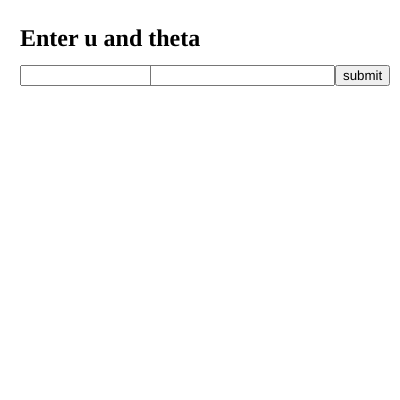
Frame 1 (no input)
Frame 2 (the mouse pressed at the canvas centre, redrawn once): identical to frame 1, image omitted

The p5.js sketch that drew this single still picture (run headless with seeded random() and noise() and a simulated clock; the mouse was pressed at the canvas centre and the sketch redrawn once):

// p5.js sketch
// ── sketch.js

var input, input1, button1, greeting;

function setup() {
  createCanvas(400, 400);
  fill(0);
  strokeWeight(2);
  input = createInput();
  input1 = createInput();
  input.position(20, 65);
  input1.position(150,65);

  button1 = createButton('submit');
  button1.position(input1.x + input1.width, 65);
  button1.mousePressed(projectile);

  greeting = createElement('h2', 'Enter u and theta');
  greeting.position(20, 5);

  textAlign(CENTER);
  textSize(50);
  noLoop();
}

var x=400,y=400,g=9.8,pi=3.14,t=0,u,th;
var px,py;

function projectile()
{
  u = parseInt(input.value());
  th = parseInt(input1.value());
  th = th * (3.14/180);
  loop();
}

function draw()
{
  clear();
  x = u*cos(th)*t;
  y = 400-(u*sin(th)*t - 0.5*g*t*t);
  ellipse(x,y,20,20);
  t = t + 0.2;

}
